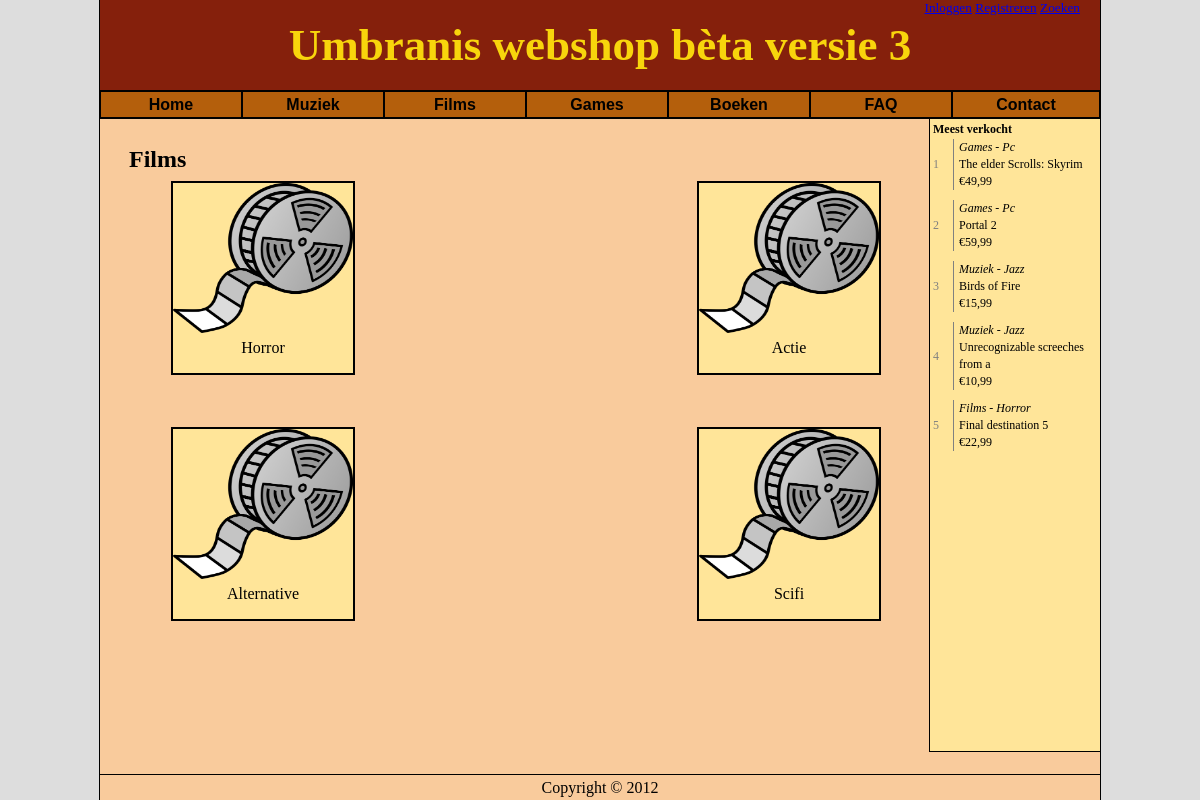
/v3.5/index.php?p=categorie&cat=2, run on the app's committed database.
### tables this page shows
CREATE TABLE IF NOT EXISTS `categories` (
  `cat_id` int(10) unsigned NOT NULL AUTO_INCREMENT,
  `parent_id` int(10) unsigned NOT NULL,
  `cat_name` varchar(32) NOT NULL,
  `image_path` varchar(32) NOT NULL,
  PRIMARY KEY (`cat_id`),
  UNIQUE KEY `cat_name` (`cat_name`)
);

CREATE TABLE IF NOT EXISTS `products` (
  `product_id` int(10) unsigned NOT NULL AUTO_INCREMENT,
  `cat_id` int(11) NOT NULL,
  `product_name` varchar(32) NOT NULL,
  `normal_price` double NOT NULL,
  `price` double NOT NULL,
  `stock` int(10) unsigned NOT NULL DEFAULT '0',
  `delivery_time` int(10) unsigned NOT NULL DEFAULT '0',
  `publisher` varchar(32) NOT NULL,
  `author` varchar(32) NOT NULL,
  `image_path` varchar(32) NOT NULL,
  `description` text NOT NULL,
  `ean_code` varchar(16) NOT NULL,
  `date` timestamp NOT NULL DEFAULT CURRENT_TIMESTAMP,
  PRIMARY KEY (`product_id`),
  UNIQUE KEY `product_name` (`product_name`)
);

### v3.5/index.php (called while the page is built, shortened)
<?php
	include("MainController.class.php");
	include("BaseController.class.php");
	include("base/LoginboxController.class.php");
	include("base/MenuController.class.php");
	include("base/TopsalesController.class.php");
	include("base/FooterController.class.php");
	new MainController();
?>

### v3.5/BaseController.class.php (called while the page is built, shortened)
<?php
	class BaseController{
		public function price($double){
			return number_format($double, 2, ',', '.');
		}
	}
?>

### v3.5/base/MenuController.class.php (the view, shortened to what this page needs)
<?php
	class MenuController{
		private $cats;
		public function __construct(){
			$res = DB::$db->query("SELECT cat_id, parent_id, cat_name FROM categories");
			$this->cats = array();
			while($row = $res->fetch()){
				if($row['parent_id'] == "0"){
					$this->cats[$row['cat_id']] = $row;
				}else{
					$this->cats[$row['parent_id']]['subcats'][] = $row;
				}
			}
		}
		public function buildMenu(){
?>
<ul id="nav">
	<li>
		<a href="?p=home">Home</a>
	</li>
<?php
			foreach($this->cats as $category){
				echo "<li>";
				echo "<a href=\"?p=categorie&amp;cat=" . $category['cat_id'] . "\">" . $category['cat_name'] . "</a>";
				echo "</li>";
			}
?>
	<li>
		<a href="?p=faq">FAQ</a>
	</li>
	<li style="width: 146px;">
		<a style="width: 146px;" href="?p=contact">Contact</a>
	</li>
</ul>
<?php
		}
	}
?>

### v3.5/base/TopsalesController.class.php (shortened to what this page needs)
<?php
	class TopsalesController{
		private $topsales;
		public function __construct($page){
			$res = DB::$db->query("SELECT product_id, product_name, price, subcat.cat_name AS subcat_name, hoofdcat.cat_name AS hoofdcat_name
				FROM products
				JOIN categories AS subcat ON products.cat_id = subcat.cat_id
				JOIN categories AS hoofdcat ON subcat.parent_id = hoofdcat.cat_id
				LIMIT 5");
			while($row = $res->fetch()){
				$this->topsales[] = $row;
			}
		}
		public function buildTopsales(){
?>
<div id="topsalescontainer">
	<strong>Meest verkocht</strong><br />
	<table>
<?php
	$base = new BaseController();
	for($i = 0; $i < 5; $i++){
		echo '<tr>
			<td rowspan="3" class="topnum"><a href="?p=product&amp;id=' . $this->topsales[$i]['product_id'] . '">' . ($i + 1) . '</a></td>
			<td class="topitem"><a href="?p=product&amp;id=' . $this->topsales[$i]['product_id'] . '"><em>' . $this->topsales[$i]['hoofdcat_name'] . ' - ' . $this->topsales[$i]['subcat_name'] . '</em></a></td>
		</tr>
		<tr>
			<td class="topitem"><a href="?p=product&amp;id=' . $this->topsales[$i]['product_id'] . '">' . $this->topsales[$i]['product_name'] . '</a></td>
		</tr>
		<tr>
			<td class="topitem"><a href="?p=product&amp;id=' . $this->topsales[$i]['product_id'] . '">&euro;' . $base->price($this->topsales[$i]['price']) . '</a></td>
		</tr>
		<tr>
			<td class="spacer" colspan="2"></td>
		</tr>';
	}
?>
	</table>
</div>
<?php
		}
	}
?>

### v3.5/pages/CategorieController.class.php (shortened to what this page needs)
<?php
	class CategorieController extends BaseController{
		public function buildPage(){
			$x = DB::$db->quote($_GET["cat"]);
			echo '<div id="contentcontainer">';
			$res = DB::$db->query("SELECT * FROM categories where cat_id = " . $x);
			$row = $res->fetch();
			echo "<h2>";
			echo $row['cat_name'];
			echo "</h2>";
			$res2 = DB::$db->query("SELECT cat_id, parent_id, categories.image_path, cat_name
									FROM categories
									WHERE parent_id = " . $x);
			$teller = 0;
			echo "<table><tr>";
			while($row = $res2->fetch())
			{
				echo "<td>
					<div class='category'>";
								echo "<a href=\"?p=producten&amp;cat=" . $row['cat_id'] . "\">";
								echo "<img src= 'img/" . $row['image_path'] . "' alt='" . $row['cat_name'] . "' width='180px' height='150px' />";
								echo "</a>";
								echo "<a href=\"?p=producten&amp;cat=" . $row['cat_id'] . "\">";
								echo $row['cat_name'];
								echo "</a>
					</div>
				</td>";
				$teller++;
				if ($teller%2==0 && $res2->rowCount() != $teller)
					echo "</tr><tr>";
				}
				echo "</tr></table>";
			echo "</div>";
		}
	}
?>

### v3.5/style/base.css (style rules this page uses)
* { margin: 0px; padding: 0px; }
html, body { width: 100%; height: 100%; background-color: #DDDDDD; font-family: Verdana; }
#contentcontainer { margin-top: 30px; margin-left: 20px; text-align: left; }
#contentcontainer a img { border: none; }
a { text-decoration: underline; }
#topsalescontainer { margin-left: 3px; font-size: 12px; }
#topsalescontainer td { line-height: 17px; }
#topsalescontainer table { border-collapse: collapse; }
#topsalescontainer .topnum { vertical-align: middle; width: 20px; }
#topsalescontainer .topnum a { color: gray; text-decoration: none; }
#topsalescontainer .topitem { border-left: solid 1px gray; padding-left: 5px; }
#topsalescontainer a { color: black; text-decoration: none; }
#topsalescontainer .spacer { height: 10px; }
#nav, #nav ul { padding: 0; margin: 0; list-style: none; }
#nav li { float: left; width: 140px; }
#nav a { display: block; width: 140px; text-decoration: none; font-family: Verdana, Arial, Helvetica, sans-serif; font-size: 1em; }
ul a { font-weight: bold; color: black; cursor: pointer; }
ul li { background-color: #B45F0C; border : 1px solid black; }

### v3.5/style/login.css (style rules this page uses)
td.spacer { height: 10px; }

### v3.5/style/categorie.css (style rules this page uses)
.category { margin: 10px 300px 40px 40px; background-color: #FFE599; border: solid 2px black; width: 180px; height: 190px; text-align: center; }
.category a, .small a { color: #000000; text-decoration: none; }

### data on the page
categories: cat_name "Muziek"
categories: cat_name "Films"
categories: cat_name "Games"
categories: cat_name "Boeken"
products: categories.cat_name "Games", cat.cat_name "Pc", product_name "The elder Scrolls: Skyrim", price "49,99"
products: categories.cat_name "Games", cat.cat_name "Pc", product_name "Portal 2", price "59,99"
products: categories.cat_name "Muziek", cat.cat_name "Jazz", product_name "Birds of Fire", price "15,99"
products: categories.cat_name "Muziek", cat.cat_name "Jazz", product_name "Unrecognizable screeches from a", price "10,99"
products: categories.cat_name "Films", cat.cat_name "Horror", product_name "Final destination 5", price "22,99"
categories: image_path (picture), cat_name "Horror"
categories: image_path (picture), cat_name "Actie"
categories: image_path (picture), cat_name "Alternative"
categories: image_path (picture), cat_name "Scifi"
